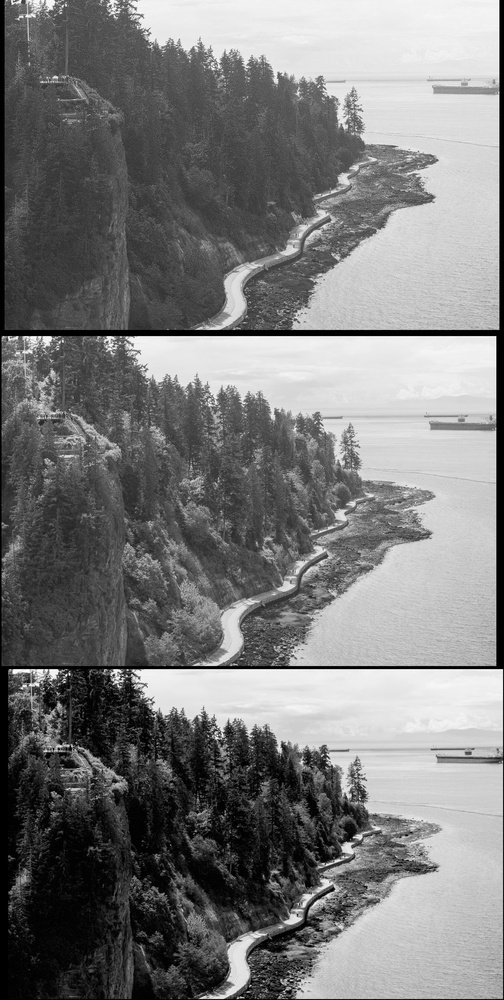
#> input picture hw1_submission/HW1_files/vancouver_tableau.jpg, 504 x 1000 px, shrunk from 1650 x 3273 before the run
$ python problem2_task3.py
#> lines starting #> are read from the running program, lines starting #| are printed output that depends on the picture
### hw1_submission/unghee/utils.py

import os,sys


import numpy as np
import matplotlib.pyplot as plt
import imageio
import cv2


def stackimages(image1,image2,image3):
	image1_b = image1[:,:,None]
	image2_g = image2[:,:,None]
	image3_r = image3[:,:,None]
	stacked=np.dstack((image1_b,image2_g))
	stacked_all = np.dstack((stacked,image3_r))
	stacked_all_rgb = cv2.cvtColor(stacked_all, cv2.COLOR_BGR2RGB)

	return stacked_all_rgb
def checkoffset_recursive(imageA,imageB,xoff,yoff,n,h,w):
	if n == 1:
		x_off, y_off = checkoffset(imageA,imageB)
		print('middle',x_off, y_off)
		x_off_final = xoff + x_off
		y_off_final = yoff + y_off
		return x_off_final, y_off_final
	else:
 		shrinked_imageA = cv2.resize(imageA,(h//2,w//2))
 		shrinked_imageB = cv2.resize(imageB,(h//2,w//2))

 		shrinked_xoff, shrinked_yoff = checkoffset(shrinked_imageA,shrinked_imageB)
 		print('middle',shrinked_xoff, shrinked_yoff )

 		imageA_right =  np.roll(imageA,shrinked_xoff, axis=1)# aligned
 		imageA_up =  np.roll(imageA_right, shrinked_yoff, axis=0)# aligned
 		n = n-1
 		shrinked_xoff += xoff
 		shrinked_yoff += yoff

 		return checkoffset_recursive(imageA_up,imageB,shrinked_xoff,shrinked_yoff,n,h,w)

def checkoffset(imageA,imageB):
	# measure_old =100000000
	measure_old=0
	imageA = imageA.astype('float')
	imageB = imageB.astype('float')

	for i in range(-15,15):
		for j in range(-15,15):

			moved_image_right = np.roll(imageA, i, axis=1) #right
			moved_image_up = np.roll(moved_image_right, j, axis=0) #up
			measure= np.sum(moved_image_up*imageB)

			if measure>measure_old:
				x_off = i
				y_off = j
				measure_old = measure

	return x_off, y_off

### hw1_submission/unghee/problem2_task3.py
import os,sys

thisdir = os.path.dirname(os.path.dirname(os.path.abspath(__file__)))
# thisdir = os.path.dirname(os.path.abspath(__file__))
sys.path.append(thisdir+'/HW1_files')
sys.path.append(thisdir+'/HW1_files/prokudin-gorskii/')

import numpy as np
import matplotlib.pyplot as plt
import imageio
import cv2
from utils import *


image = plt.imread('../HW1_files/vancouver_tableau.jpg')
#> image is the input picture: shape (1000, 504); min 0, max 255, mean 122.5

h,w = image.shape
#> h = 1000; w = 504

h_ind =round(h/3)
#> h_ind = 333
image1 = image[:h_ind,:-10]
image2 = image[h_ind:2*h_ind,:-10]
image3 = image[2*h_ind:3*h_ind,:-10]
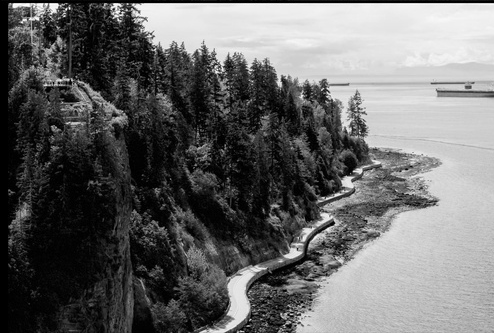
#> image3: shape (333, 494); min 0, max 255, mean 104.2


stacked = stackimages(image1,image2,image3)

plt.imshow(stacked)
plt.show()
# plt.imsave('test_prob3.png',stacked_all_rgb)


x_off1, y_off1=checkoffset_recursive(image1,image3,0,0,2,h,w)
#> in checkoffset_recursive, `shrinked_imageB = cv2.resize(imageB,(h//2,w//2))`:
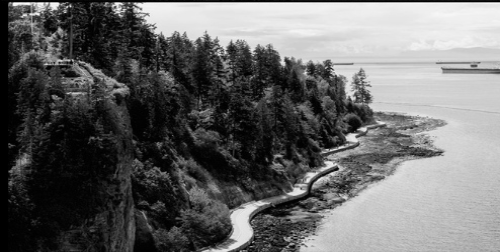
#> shrinked_imageB: shape (252, 500); min 0, max 254, mean 104.1
#> after the loop in checkoffset, `for i in range(-15,15):`: measure_old = 2.43e+09; x_off = 3; y_off = 2
#> in checkoffset_recursive, `shrinked_xoff, shrinked_yoff = checkoffset(shrinked_imageA,shrinked_im..`: shrinked_xoff = 3; shrinked_yoff = 2
#| middle 3 2
#> after the loop in checkoffset (call 2), `for i in range(-15,15):`:
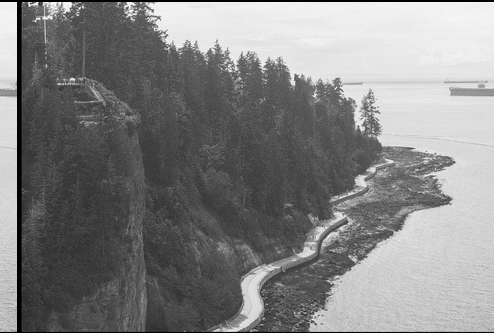
#> moved_image_right: shape (333, 494) float64; min 0, max 255, mean 131
#> after the loop in checkoffset (call 2), `for i in range(-15,15):`: measure_old = 3.19e+09; x_off = 0; y_off = 1
#| middle 0 1
#> x_off1 = 3; y_off1 = 3
x_off2, y_off2=checkoffset_recursive(image2,image3,0,0,2,h,w)
#> after the loop in checkoffset (call 3), `for i in range(-15,15):`:
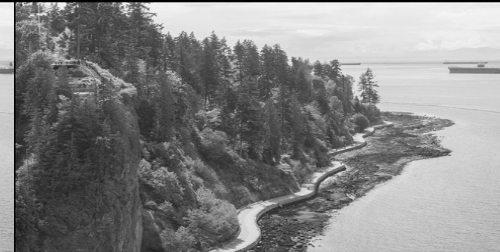
#> moved_image_right: shape (252, 500) float64; min 0, max 251, mean 133.3
#> after the loop in checkoffset (call 3), `for i in range(-15,15):`: measure_old = 2.43e+09; x_off = 7; y_off = 0
#| middle 7 0
#> after the loop in checkoffset (call 4), `for i in range(-15,15):`:
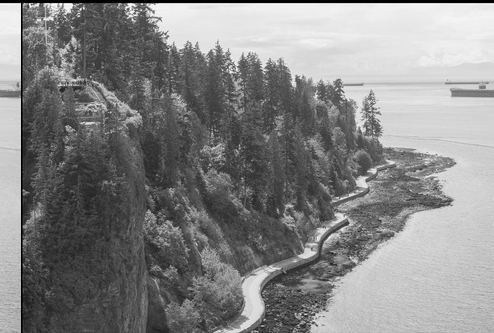
#> moved_image_right: shape (333, 494) float64; min 0, max 255, mean 133.3
#> after the loop in checkoffset (call 4), `for i in range(-15,15):`: measure_old = 3.19e+09; x_off = 0
#| middle 0 0
#> x_off2 = 7; y_off2 = 0
print('final' , x_off1, y_off1)
#| final 3 3
print('final', x_off2, y_off2)
#| final 7 0

image1=  np.roll(image1,(x_off1, y_off1), axis=(1,0))# aligned
image2 =  np.roll(image2,(x_off2, y_off2), axis=(1,0))

stacked = stackimages(image1,image2,image3)
#> in stackimages (call 2), `stacked_all = np.dstack((stacked,image3_r))`:
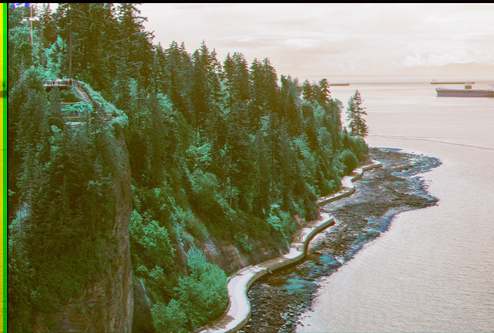
#> stacked_all: shape (333, 494, 3); mean of channels 0, 1, 2 131, 133.3, 104.2; drawn as R, G, B
#> in stackimages (call 2), `stacked_all_rgb = cv2.cvtColor(stacked_all, cv2.COLOR_BGR2RGB)`:
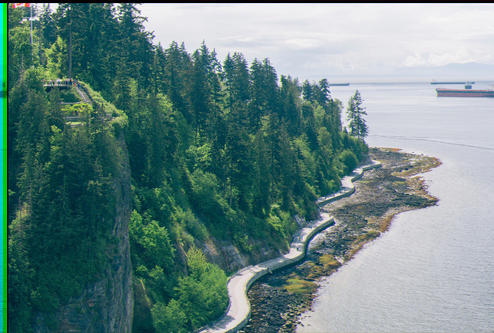
#> stacked_all_rgb: shape (333, 494, 3); mean R, G, B 104.2, 133.3, 131

plt.imshow(stacked)
plt.show()

# plt.imsave('Problem3_task3_2.png',stacked)
